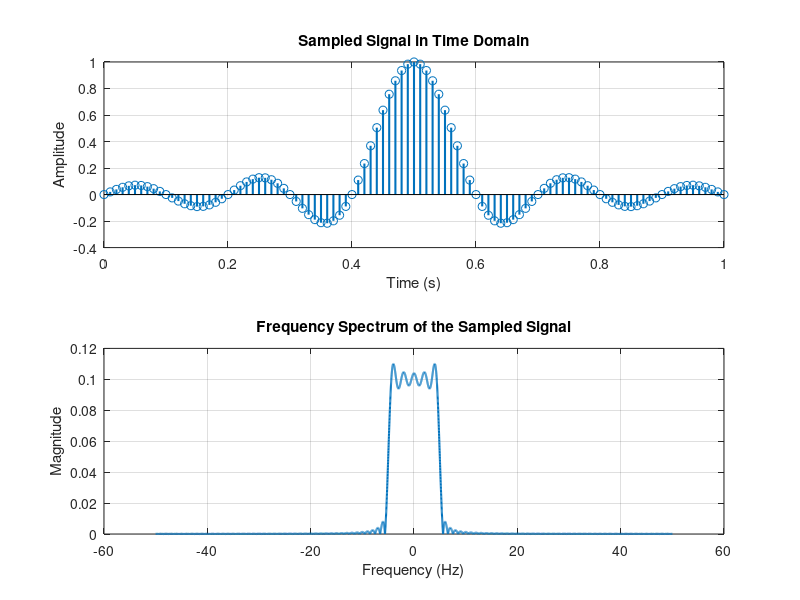
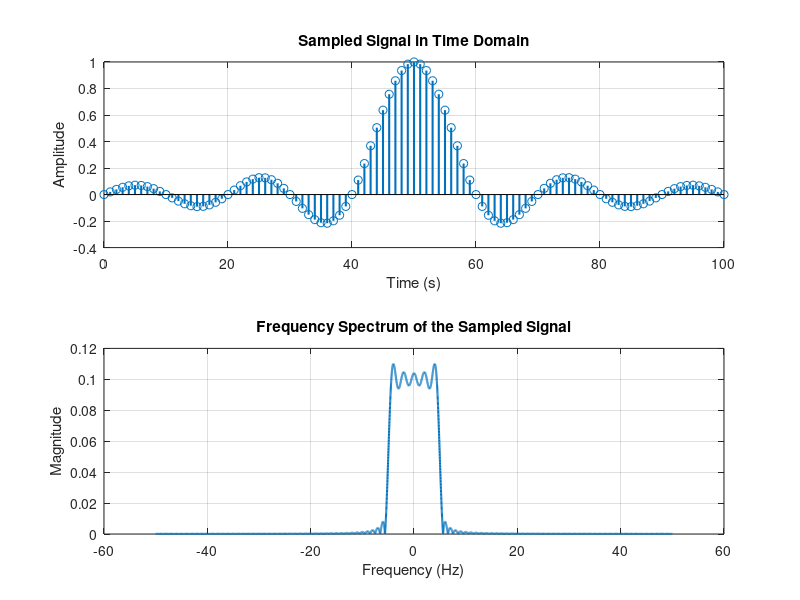
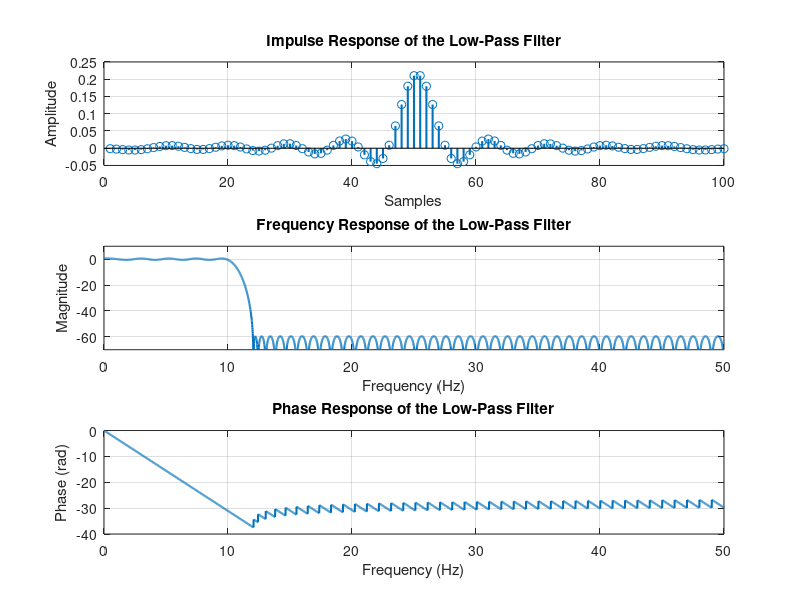
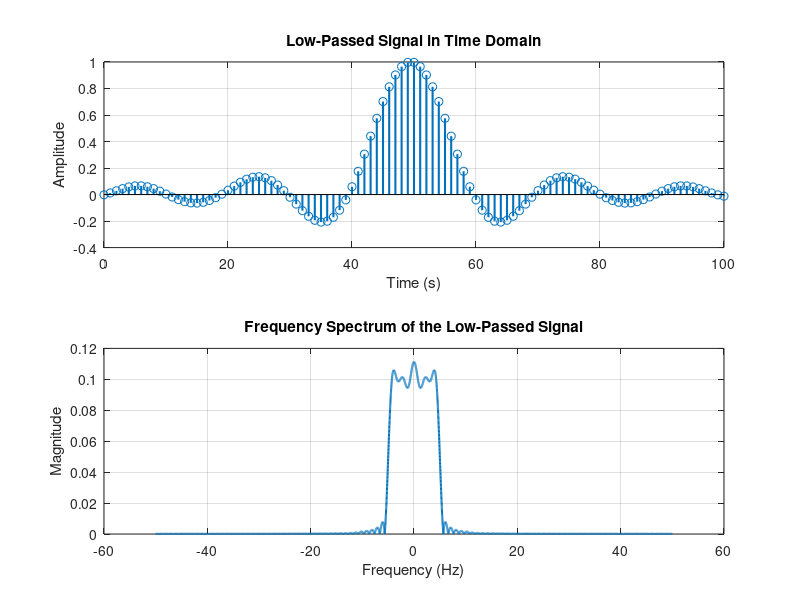

MATLAB code for these plots, in order:
%% *Voice Scrambing*
%% Clear the workspace
close all;
clear;
clc;

%% Voice Scrambling
% Voice scrambling is a technique used to encrypt voice signals. The
% encrypted voice signal is called the cipher signal. The cipher signal is
% transmitted over the communication channel. At the receiver, the cipher
% signal is descrambled to recover the original voice signal. The
% descrambling process is the inverse of the scrambling process. The
% scrambling process is a nonlinear process. It is implemented using a
% nonlinear function. The descrambling process is also a nonlinear process.
% It is implemented using the inverse of the nonlinear function used in the
% scrambling process. The scrambling process is a one-to-one mapping
% process. This means that each sample in the original voice signal is
% mapped to a unique sample in the cipher signal. The descrambling process
% is also a one-to-one mapping process. This means that each sample in the
% cipher signal is mapped to a unique sample in the original voice signal.
%
% Before scrambling a voice signal, we should use a low-pass filter to
% remove the frequencies that are higher than the Nyquist frequency. This
% is because the frequencies that are higher than the Nyquist frequency
% will be aliased. The aliased frequencies will be mixed with the original
% frequencies. This will make the descrambling process more difficult.
%
% To scramble a voice signal, we need to define a nonlinear function. We can
% make a nonlinear function by modulating the voice signal with a sinusoid.
% The sinusoid is called the scrambling sinusoid. The scrambling sinusoid
% is a sinusoid with a frequency that is different from the frequency of
% the voice signal. The scrambling sinusoid is generated using the
% following equation:
%
% $$s(t) = A \cos(\frac{2 \pi f_0 t}{f_s})$$
%
% where |A| is the amplitude of the scrambling sinusoid and |f_s| is its
% frequency. The scrambling sinusoid is modulated with the voice signal
% using the following equation:
%
% $$y(t) = x_{low-passed}(t) \cos(\frac{2 \pi f_0 t}{f_s})$$
%
% where |x(t)| is the voice signal. The scrambling sinusoid is modulated
% with the voice signal using the |.*| operator. The scrambled voice signal
% is stored in the variable |y|. The scrambling sinusoid is stored in the
% variable |s|. The following code scrambles a voice signal.
%
% |y = x_lowpassed .* s;|
%
% The descrambling process is the inverse of the scrambling process. The
% descrambling process is implemented using the following equation:
%
% $$y_2(t) = y(t) \cos(\frac{2 \pi f_0 t}{f_s})$$
%
% The descrambling process is implemented using the |.*| operator. The
% descrambled voice signal is stored in the variable |y_2|. The following
% code descrambles the voice signal.
%
% |y_2 = y .* s;|
%
% After multiplying the voice signal with the scrambling sinusoid, the
% frequencies of the voice signal are shifted to the left and right sides
% of the scrambling sinusoid. The frequencies of the voice signal are
% shifted to the left side of the scrambling sinusoid because the voice
% signal is multiplied with the cosine of the scrambling sinusoid.
% We should perform a low-pass filtering process to remove the frequencies
% that are shifted to the right side of the scrambling sinusoid. This is
% because the frequencies that are shifted to the right side of the
% scrambling sinusoid will be aliased.
%
% $$ x_{reconstructed} = h_{low-passed} * y_2(t)$$
%
% where $h_{low-passed}$ is the impulse response of the low-pass filter. The
% reconstructed voice signal is stored in the variable |x_reconstructed|.
% The following code reconstructs the voice signal.
%% Load the audio file
% # Too load the audio file, use the |audioread| function.
% # The audio file is stored in the variable |y| and the sampling frequency
% is stored in the variable |fs|.
% # We can specify the start and end points of the audio file to be read
% using the |audioread| function. It takes the start and end points as
% a vector in the form |[start end]|. The second argument is the samples range.
%  # |y| is an column vector of size |N x 1|, where |N| is the number of samples.
% So, we should use the transpose operator |'| to convert it to a row vector.
% # To define the time axis, we use the |linspace| function. It takes the
% start and end points as well as the number of points to be generated.
% The start point is |0| and the end point is |N/fs|, where |N| is the number
% of samples and |fs| is the sampling frequency. The number of points is |N|.
%
% The following code loads the audio file and defines the time axis.
%
% |[x_t, fs] = audioread('Audio01.wav');|
%
% |x_t = x_t';|
%
% |t_axis = linspace(0, length(x_t) / fs, length(x_t));|

%% Sound the audio file
% # To sound the audio file, use the |sound| function. It takes the audio
% signal and the sampling frequency as arguments.
% # To prevent the sound from being cut, we should wait until the sound
% finishes. We can do this using the |pause| function. It takes the time
% to wait in seconds as an argument.
%
% The following code sounds the audio file:
%
% |sound(x_t, fs);|
%
% |pause(length(x_t) / fs);|
%%%
%% Implementaion of the scrambling process
% We assume the input signal is a shifted sinc function with scaling factor of
% 0.1 and shift factor of 0.5. The sampling frequency is 100 Hz.
% We know the Fourier transform of the this function in general form is:
%
% $$x(t) = sinc(\frac{t - t_0}{T}) \Rightarrow\mathcal{FT}:
% X(f) = T \cdot \Pi(\frac{f}{T}) \cdot e^{-j 2 \pi f t_0}$$
%
% where $t_0$ is the shift factor and $T$ is the scaling factor.
% The Discrete-Time Fourier Transform (DTFT) of the sampled signal is:
%
% $$x[n] = sinc(\frac{n - n_0}{N}) \Rightarrow\mathcal{DTFT}:
% X(e^{j \omega}) = N \cdot \Pi(\frac{\omega}{N}) \cdot e^{-j \omega n_0}$$
%
% We can analyze a signal in two methods:
%
% *Analog Signal Processing*
%
fs = 100;
t = 0:1 / fs:1;
x = sinc((t - 0.5) / 0.1);
N_freq = 1e4;
f_axis = linspace(-fs / 2, fs / 2, N_freq);
FT_x = fftshift(fft(x, N_freq)) / fs;

figure("Name", "Sampled Signal");
subplot(2, 1, 1);
stem(t, x, 'LineWidth', 1.5);
xlabel("Time (s)");
ylabel("Amplitude");
title("Sampled Signal in Time Domain");
grid on;
subplot(2, 1, 2);
plot(f_axis, abs(FT_x), 'LineWidth', 1.5);
xlabel("Frequency (Hz)");
ylabel("Magnitude");
title("Frequency Spectrum of the Sampled Signal");
grid on;
%%%
% *Digital Signal Processing*
% The sampled signal in the analog signal processing is the same as:
%
% |x = sinc((n / fs - 0.5) / 0.1);|
%
fs = 100;
n = 0:length(t) - 1; % Discrete axis
f_axis = linspace(-fs / 2, fs / 2, N_freq);
FT_x = fftshift(fft(x, N_freq)) / fs;
figure("Name", "Sampled Signal");
subplot(2, 1, 1);
stem(n, x, 'LineWidth', 1.5);
xlabel("Time (s)");
ylabel("Amplitude");
title("Sampled Signal in Time Domain");
grid on;
subplot(2, 1, 2);
plot(f_axis, abs(FT_x), 'LineWidth', 1.5);
xlabel("Frequency (Hz)");
ylabel("Magnitude");
title("Frequency Spectrum of the Sampled Signal");
grid on;
%%%
% We consider digital signal processing in the following.
%
% Now we define a low-pass filter with cutoff frequency of 10 Hz using
% the filter designer tool.
lowpass_filter = load('filters/VoiceScrambling_LP_FIR_filter.mat').Num;
f_axis_pos = f_axis(floor(N_freq / 2) + 1:end);
FT_lowpass_filter = fftshift(fft(lowpass_filter, N_freq));
FT_lowpass_filter = FT_lowpass_filter(floor(N_freq / 2) + 1:end);
figure('Name', 'Low-Pass Filter');
subplot(3, 1, 1);
stem(lowpass_filter, 'LineWidth', 1.5);
xlabel("Samples");
ylabel("Amplitude");
title("Impulse Response of the Low-Pass Filter");
grid on;
subplot(3, 1, 2);
plot(f_axis_pos, 20 * log10(abs(FT_lowpass_filter)), 'LineWidth', 1.5);
xlabel("Frequency (Hz)");
ylabel("Magnitude");
title("Frequency Response of the Low-Pass Filter");
ylim([-70 10]);
grid on;
subplot(3, 1, 3);
plot(f_axis_pos, unwrap(angle(FT_lowpass_filter)), 'LineWidth', 1.5);
xlabel("Frequency (Hz)");
ylabel("Phase (rad)");
title("Phase Response of the Low-Pass Filter");
grid on;
%%%
% We filter the sampled signal using the low-pass filter.
x_lowpassed = conv(x, lowpass_filter, 'same');
FT_x_lowpassed = fftshift(fft(x_lowpassed, N_freq)) / fs;
figure('Name', 'Low-Passed Signal');
subplot(2, 1, 1);
stem(n, x_lowpassed, 'LineWidth', 1.5);
xlabel("Time (s)");
ylabel("Amplitude");
title("Low-Passed Signal in Time Domain");
grid on;
subplot(2, 1, 2);
plot(f_axis, abs(FT_x_lowpassed), 'LineWidth', 1.5);
xlabel("Frequency (Hz)");
ylabel("Magnitude");
title("Frequency Spectrum of the Low-Passed Signal");
grid on;
%%%
% Now, we define carrier signal with frequency of 20 Hz.
f0 = 20;
s = cos(2 * pi * (f0 / fs) * n);
FT_s = fftshift(fft(s, N_freq)) / fs;
figure('Name', 'Carrier Signal');
subplot(2, 1, 1);
stem(n, s, 'LineWidth', 1.5);
xlabel("Time (s)");
ylabel("Amplitude");
title("Carrier Signal in Time Domain");
grid on;
subplot(2, 1, 2);
plot(f_axis, abs(FT_s), 'LineWidth', 1.5);
xlabel("Frequency (Hz)");
ylabel("Magnitude");
title("Frequency Spectrum of the Carrier Signal");
grid on;
%%%
